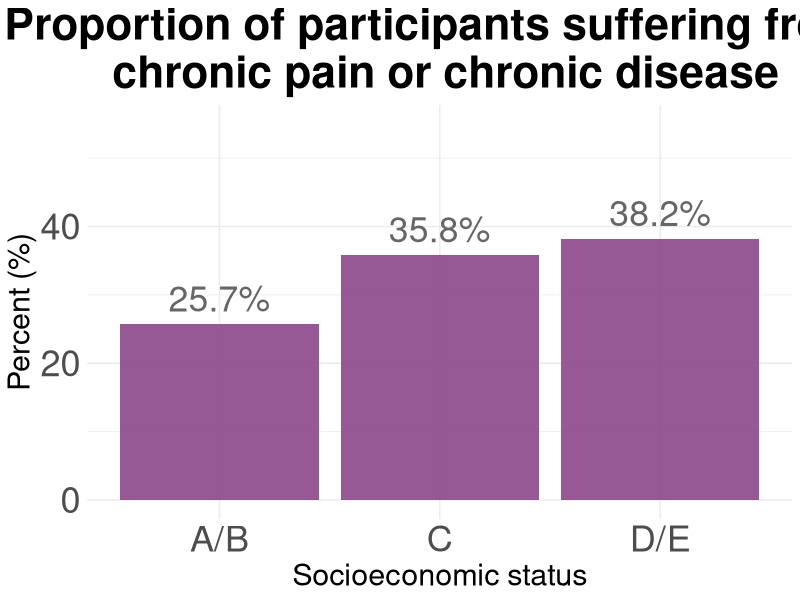
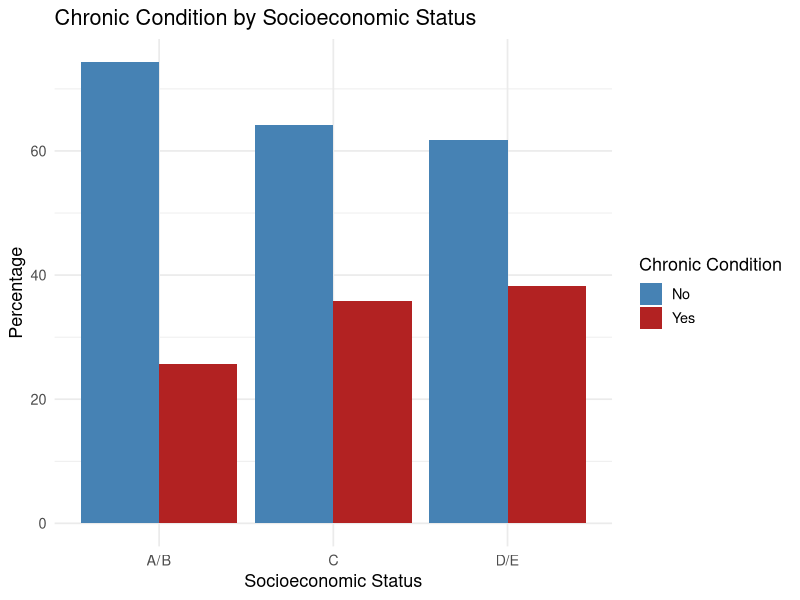
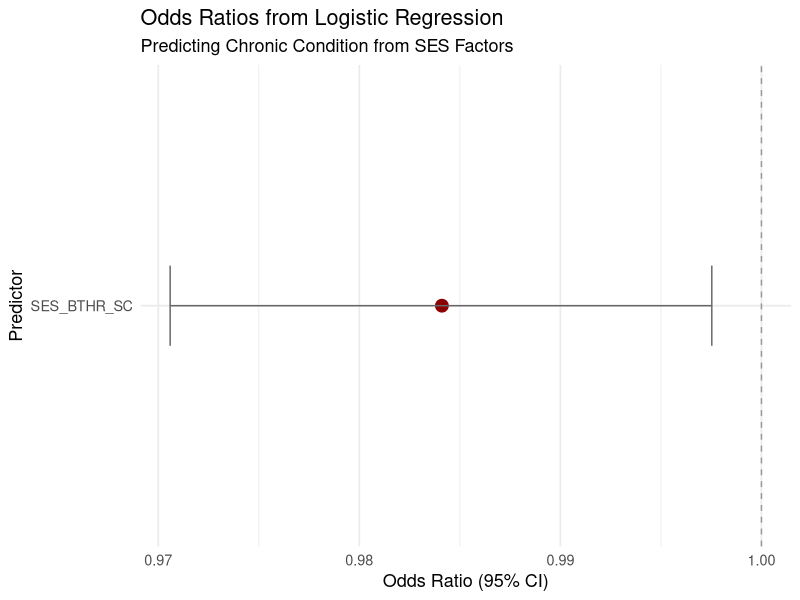
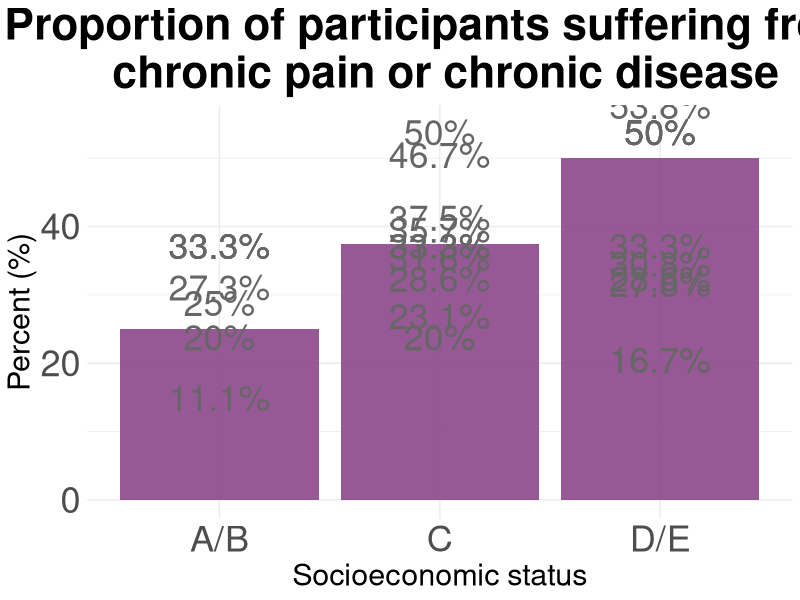

Write the R code that produced these figures, in order. (Note: this script raises an error after producing the figures.)
## ---- chunk 1
knitr::opts_chunk$set(echo = TRUE)
## ---- chunk 2
# Load libraries
library(dplyr)
library(ggplot2)
library(tidyr)
library(broom)
library(ggpubr)
library(patchwork)
library(corrplot)

# Load your data
df <- read.csv("./data/Cleaned_Dataset_Screening_HWISE_PSS_V3.csv")
## ---- chunk 3

#Loading file and setting empty cells as "NAs"
d <- read.csv("./data/01.SCREENING.csv", stringsAsFactors = TRUE, na.strings = c("", " ","NA", "N/A"))


 # extract duplicates and compare values (removed manually for now)
dup <- d$ID[duplicated(d$ID)] 
length(dup) # 38
#print(dup)

# remove duplicates
d <- d[!duplicated(d$ID),]
# confirm total number of participants
length(unique(d$ID)) # 433 rows, but 394 participants


# What numbers are missing? 
ID <- as.ordered(d$ID)
# first trip
setdiff(1:204, ID)
nrow(d[d$ID <=250,])

# second trip
setdiff(301:497, ID)
nrow(d[d$ID >=250,])

nrow(d)


 #make ID number the row names
rownames(d) <- d$ID

# Code NAs
d[d=='NA'] <- NA
d <- d %>% 
    replace_na()

# Count rows with NAs
nrow(d[rowSums(is.na(d)) > 0,]) # 12 rows
nrow(d[!complete.cases(d),]) # 12 rows

#NAs <- d[rowSums(is.na(d))> 0,]
#write.table(NAs, "240301_SES_Age_NAs.csv", row.names=FALSE)

# Select useful information
d <- d %>% 
  select(ID, SES_EDU_SC, SES_BTHR_SC, SES_CAR_SC, SES_INT_SC, SES_WRK_SC, SES_BEDR_SC)

# transform factors to numbers
for (i in c(2:length(d))) {
    d[,i] <- as.numeric(as.character(d[,i]))
}

# Keep rows with no missing data
d <- d[complete.cases(d),] # - 9 (dup)  # total 382 complete cases, total 394
nrow(d)
head(d)
#write.csv(d, paste("./cleaned/", date, "_SES_clean.csv", sep=""))


# Calcular total SES score
d$SES_score <- rowSums(d[2:7], na.rm = TRUE)

# SES categories
d$SES <- #ifelse(d$SES_score <= 47,"E", 
               # ifelse(d$SES_score <= 89, "D-/E", 
                       ifelse(d$SES_score <= 111, "D/E", 
                            #  ifelse(d$SES_score <= 135, "C-",
                                     ifelse(d$SES_score <= 165, "C",
                                         #   ifelse(d$SES_score <= 204, "C+",
                                                   "A/B"))
 #  Min. 1st Qu.  Median    Mean 3rd Qu.    Max. 
 #  25.0   104.0   129.0   133.1   159.0   263.0 

d %>%
  group_by(SES) %>%
  summarise(n_total = n())
## ---- chunk 4

#Loading file and setting empty cells as "NAs"
c <- read.csv("./data/Chronic_pain_illness.csv", stringsAsFactors = TRUE, na.strings = c("", " ","NA", "N/A"))

c$chronic <- as.factor(ifelse(c$HLTH_CPAIN_CAT == 1 | c$HLTH_CDIS_CAT == 1, "Yes", "No"))

m <- merge(d,c, by="ID")
dim(m)
m[m =='NA'] <- NA
m <- m %>% 
    replace_na()
m <- m %>% 
  drop_na()

m %>%
  group_by(SES) %>%
  summarise(n_total = n())



agg<- count(m, SES, chronic)
agg2 <- pivot_wider(agg, 
            names_from = chronic,
            values_from = n)
agg2$Total <- agg2$Yes/(agg2$Yes + agg2$No)*100

#png(file= "HLTH_counts_by_SES.png", width = 700, height = 800 )
ggplot(agg2, aes(x = SES, y = Total)) +
    geom_bar(stat= "identity", fill = "orchid4", alpha = 0.9) +
     ylim(0, 55) + 
   theme_minimal()  +
   geom_text(aes(label = paste(round(Total, 1), "%", sep="")), 
            vjust = -0.5, 
            colour = "gray40", 
            size = 9) +
   theme(
    plot.title = element_text(hjust = 0.5, 
                              size = 32, face = "bold"),
    axis.title = element_text(size = 22),  
    axis.text = element_text(size = 26)  
  ) + 
  labs(title="Proportion of participants suffering from \n chronic pain or chronic disease") +
  xlab("Socioeconomic status") +
  ylab("Percent (%)")  

#dev.off()

data <- m
# Step 1: Create a frequency table by SES and chronic condition
plot_data <- data %>%
  count(SES, chronic) %>%
  group_by(SES) %>%
  mutate(percent = 100 * n / sum(n))

# Step 2: Plot as grouped bar chart (percentage)
ggplot(plot_data, aes(x = SES, y = percent, fill = chronic)) +
  geom_bar(stat = "identity", position = "dodge") +
  scale_fill_manual(values = c("No" = "steelblue", "Yes" = "firebrick")) +
  labs(
    title = "Chronic Condition by Socioeconomic Status",
    x = "Socioeconomic Status",
    y = "Percentage",
    fill = "Chronic Condition"
  ) +
  theme_minimal(base_size = 13)


## ---- chunk 5
# Sample dataframe (assumes it's already loaded as `data`)
data <- m
data$chronic <- factor(data$chronic, levels = c("No", "Yes"))
# Model 1: Overall SES score
m1 <- glm(chronic ~ SES_score, data = data, family = "binomial")

# Model 2: Overall SES category
m2 <- glm(chronic ~ SES, data = data, family = "binomial")

# Model 3: Individual SES components
m3 <- glm(chronic ~ SES_EDU_SC + SES_BTHR_SC + SES_CAR_SC + SES_INT_SC +
            SES_WRK_SC + SES_BEDR_SC, data = data, family = "binomial")

# Model 4: Components + categorical SES
m4 <- glm(chronic ~ SES + SES_EDU_SC + SES_BTHR_SC + SES_CAR_SC + SES_INT_SC +
            SES_WRK_SC + SES_BEDR_SC, data = data, family = "binomial")

# Model 5: SES components + interactions
m5 <- glm(chronic ~ SES_EDU_SC * SES_WRK_SC +
                    SES_BTHR_SC * SES_INT_SC +
                    SES_CAR_SC +
                    SES_BEDR_SC, 
          data = data, family = "binomial")

# Each model includes one SES component
m6 <- glm(chronic ~ SES_EDU_SC, data = data, family = "binomial")
m7 <- glm(chronic ~ SES_BTHR_SC, data = data, family = "binomial")
m8 <- glm(chronic ~ SES_CAR_SC, data = data, family = "binomial")
m9 <- glm(chronic ~ SES_INT_SC, data = data, family = "binomial")
m10 <- glm(chronic ~ SES_WRK_SC, data = data, family = "binomial")
m11 <- glm(chronic ~ SES_BEDR_SC, data = data, family = "binomial")
m12 <- glm(chronic ~ SES_EDU_SC + SES_BTHR_SC + SES_CAR_SC +
                     SES_INT_SC + SES_WRK_SC + SES_BEDR_SC,
           data = data, family = "binomial")


aic_table <- AIC(m1, m2, m3, m4, m5, m6, m7, m8, m9, m10 , m11, m12) %>%
  as.data.frame() %>%
  arrange(AIC)

print(aic_table)

m7
m11
m4
m1

best_model <- m7  # or whichever had lowest AIC

tidy_model <- tidy(best_model, conf.int = TRUE, exponentiate = TRUE) %>%
  filter(term != "(Intercept)")

ggplot(tidy_model, aes(x = reorder(term, estimate), y = estimate)) +
  geom_point(size = 4, color = "darkred") +
  geom_errorbar(aes(ymin = conf.low, ymax = conf.high), width = 0.2, color = "gray40") +
  geom_hline(yintercept = 1, linetype = "dashed", color = "gray60") +
  coord_flip() +
  labs(title = "Odds Ratios from Logistic Regression",
       subtitle = "Predicting Chronic Condition from SES Factors",
       x = "Predictor",
       y = "Odds Ratio (95% CI)") +
  theme_minimal(base_size = 13)

## ---- chunk 6
f<-read.csv("./data/02.HWISE_PSS.csv")
# Add more info to file
dim(f)
f$ID <- as.factor(f$ID)

# Calculate total score PSS per participant
f$t_pss <- 0
# change positive statements to negative values
pss <- c(20, 21, 22, 23, 25, 26, 29)
for (i in pss) {f[i] <- f[i]*-1 }
    for (i in 1:nrow(f)) { 
    sum(f[i, c(18:31)]) -> f$Total_PSS[i]
}
summary(f$Total_PSS)

pss <- merge(m,f, by="ID")
dim(pss)
pss[pss =='NA'] <- NA

agg<- count(pss, SES, chronic, Total_PSS)
agg2 <- pivot_wider(agg, 
            names_from = chronic,
            values_from = n)
agg2$Total <- agg2$Yes/(agg2$Yes + agg2$No)*100

#png(file= "HLTH_counts_by_SES.png", width = 700, height = 800 )
ggplot(agg2, aes(x = SES, y = Total)) +
    geom_bar(stat= "identity", fill = "orchid4", alpha = 0.9) +
     ylim(0, 55) + 
   theme_minimal()  +
   geom_text(aes(label = paste(round(Total, 1), "%", sep="")), 
            vjust = -0.5, 
            colour = "gray40", 
            size = 9) +
   theme(
    plot.title = element_text(hjust = 0.5, 
                              size = 32, face = "bold"),
    axis.title = element_text(size = 22),  
    axis.text = element_text(size = 26)  
  ) + 
  labs(title="Proportion of participants suffering from \n chronic pain or chronic disease") +
  xlab("Socioeconomic status") +
  ylab("Percent (%)")  
#dev.off()


## ---- chunk 7
# Create binary variable: 1 = has chronic pain or disease
data <- df %>%
  mutate(chronic_any = ifelse(HLTH_CPAIN_CAT == 1 | HLTH_CDIS_CAT == 1, 1, 0)) %>%
  mutate(chronic_any = factor(chronic_any, labels = c("No chronic condition", "Chronic condition")))
data <- data %>% 
  filter(!is.na(chronic_any)) 
dim(data)
## ---- chunk 8
# Summary stats by chronic condition
data %>%
  group_by(chronic_any) %>%
  summarise(
    mean_pss = mean(PSS_TOTAL, na.rm = TRUE),
    sd_pss = sd(PSS_TOTAL, na.rm = TRUE),
    mean_ses = mean(SES_SC_Total, na.rm = TRUE),
    sd_ses = sd(SES_SC_Total, na.rm = TRUE),
    n = n()
  )

## ---- chunk 9
# PSS comparison
wilcox.test(PSS_TOTAL ~ chronic_any, data = data)

# SES comparison
wilcox.test(SES_SC_Total ~ chronic_any, data = data)

## ---- chunk 10

# Stress and SES by chronic condition
p1 <- ggplot(data, aes(x = chronic_any, y = PSS_TOTAL, fill = chronic_any)) +
  geom_point(aes(alpha = 0.8,  color = chronic_any), position = position_dodge2(width = 0.6)) +
  geom_violin(alpha = 0.3) +
  geom_boxplot(alpha = 0.8, width = 0.15) +
  labs(title = "Perceived Stress (PSS)", y = "PSS Score", x = NULL) +
  theme_minimal() +
  theme(legend.position = "none")

p2 <- ggplot(data, aes(x = chronic_any, y = SES_SC_Total, fill = chronic_any)) +
  geom_point(aes(alpha = 0.8,  color = chronic_any), position = position_dodge2(width = 0.6)) +
  geom_violin(alpha = 0.3) +
  geom_boxplot(alpha = 0.8, width = 0.15) +
  labs(title = "Socioeconomic Status", y = "SES Score", x = NULL) +
  theme_minimal() +
  theme(legend.position = "none")

# Combine plots
p1 + p2


## ---- chunk 11
# Correlation matrix
cor_data <- data %>%
  select(PSS_TOTAL, SES_SC_Total, HW_TOTAL, D_AGE) %>%
  drop_na()

cor_matrix <- cor(cor_data)
corrplot(cor_matrix, method = "circle", type = "upper", tl.col = "black")

## ---- chunk 12
data <- data %>%
  mutate(chronic_any_binary = ifelse(chronic_any == "Chronic condition", 1, 0))

model <- glm(chronic_any_binary ~ PSS_TOTAL + SES_SC_Total + D_AGE, data = data, family = "binomial")

summary(model)
exp(cbind(OR = coef(model), confint(model)))

## ---- chunk 13

library(broom)
model_tidy <- tidy(model, conf.int = TRUE, exponentiate = TRUE)

ggplot(model_tidy, aes(x = reorder(term, estimate), y = estimate)) +
  geom_point(size = 4, color = "darkred") +
  geom_errorbar(aes(ymin = conf.low, ymax = conf.high), width = 0.2) +
  geom_hline(yintercept = 1, linetype = "dashed") +
  coord_flip() +
  labs(title = "Odds Ratios for Chronic Condition",
       x = "Predictor", y = "Odds Ratio (95% CI)") +
  theme_minimal()

## ---- chunk 14
interaction_model <- glm(chronic_any_binary ~ PSS_TOTAL * SES_SC_Total + D_AGE,
                         data = data, family = "binomial")

summary(interaction_model)

## ---- chunk 15
# Combine chronic pain + chronic disease
data <- data %>%
  mutate(chronic_any = ifelse(HLTH_CPAIN_CAT == 1 | HLTH_CDIS_CAT == 1, 1, 0),
         chronic_any = factor(chronic_any, levels = c(0,1)),
         chronic_any_binary = as.numeric(as.character(chronic_any)))  # for glm

# Model 1: Stress only
m1 <- glm(chronic_any_binary ~ PSS_TOTAL, data = data, family = "binomial")

# Model 2: SES only
m2 <- glm(chronic_any_binary ~ SES_SC_Total, data = data, family = "binomial")

# Model 3: Stress + SES
m3 <- glm(chronic_any_binary ~ PSS_TOTAL + SES_SC_Total, data = data, family = "binomial")

# Model 4: Add age
m4 <- glm(chronic_any_binary ~ PSS_TOTAL + SES_SC_Total + D_AGE, data = data, family = "binomial")

# Model 5: Add water insecurity
m5 <- glm(chronic_any_binary ~ PSS_TOTAL + SES_SC_Total + D_AGE + HW_TOTAL, data = data, family = "binomial")


AIC_table <- AIC(m1, m2, m3, m4, m5) %>%
  as.data.frame() %>%
  arrange(AIC)

print(AIC_table)


best_model <- m5  # or choose based on AIC_table

model_summary <- tidy(best_model, conf.int = TRUE, exponentiate = TRUE) %>%
  filter(term != "(Intercept)")

ggplot(model_summary, aes(x = reorder(term, estimate), y = estimate)) +
  geom_point(size = 4, color = "darkblue") +
  geom_errorbar(aes(ymin = conf.low, ymax = conf.high), width = 0.2) +
  geom_hline(yintercept = 1, linetype = "dashed", color = "gray60") +
  coord_flip() +
  labs(
    title = "Odds Ratios for Predicting Chronic Condition",
    subtitle = "Best model based on AIC",
    x = "Predictor",
    y = "Odds Ratio (95% CI)"
  ) +
  theme_minimal()

# Interaction: Stress × SES
m_interact <- glm(chronic_any_binary ~ PSS_TOTAL * SES_SC_Total + D_AGE + HW_TOTAL,
                  data = data, family = "binomial")
summary(m_interact)


tidy_interact <- tidy(m_interact, conf.int = TRUE, exponentiate = TRUE) %>%
  filter(term != "(Intercept)")

ggplot(tidy_interact, aes(x = reorder(term, estimate), y = estimate)) +
  geom_point(size = 4, color = "darkred") +
  geom_errorbar(aes(ymin = conf.low, ymax = conf.high), width = 0.2) +
  geom_hline(yintercept = 1, linetype = "dashed", color = "gray60") +
  coord_flip() +
  labs(
    title = "Odds Ratios with Stress × SES Interaction",
    x = "Predictor",
    y = "Odds Ratio (95% CI)"
  ) +
  theme_minimal()

# Create Predicted Probabilities Across SES Levels
#We’ll generate predicted probabilities of chronic condition at low, medium, and #high SES across a range of PSS (stress) values.

# Create a new data pr predictions
newdata <- expand.grid(
  PSS_TOTAL = seq(min(data$PSS_TOTAL, na.rm = TRUE),
                  max(data$PSS_TOTAL, na.rm = TRUE), length.out = 100),
  SES_SC_Total = quantile(data$SES_SC_Total, probs = c(0.25, 0.5, 0.75), na.rm = TRUE),
  D_AGE = mean(data$D_AGE, na.rm = TRUE),
  HW_TOTAL = mean(data$HW_TOTAL, na.rm = TRUE)
)

# Add a label for SES group
newdata$SES_group <- factor(newdata$SES_SC_Total,
                            labels = c("Low SES", "Medium SES", "High SES"))

# Predict probabilities
newdata$predicted <- predict(m_interact, newdata, type = "response")
ggplot(newdata, aes(x = PSS_TOTAL, y = predicted, color = SES_group)) +
  geom_line(size = 1.2) +
  labs(
    title = "Interaction of Stress and SES on Chronic Condition Risk",
    subtitle = "Predicted probability of chronic condition",
    x = "Perceived Stress Score",
    y = "Predicted Probability",
    color = "SES Level"
  ) +
  theme_minimal(base_size = 14) +
  scale_color_manual(values = c("Low SES" = "firebrick", "Medium SES" = "steelblue", "High SES" = "forestgreen")) +
  theme(legend.position = "top")


